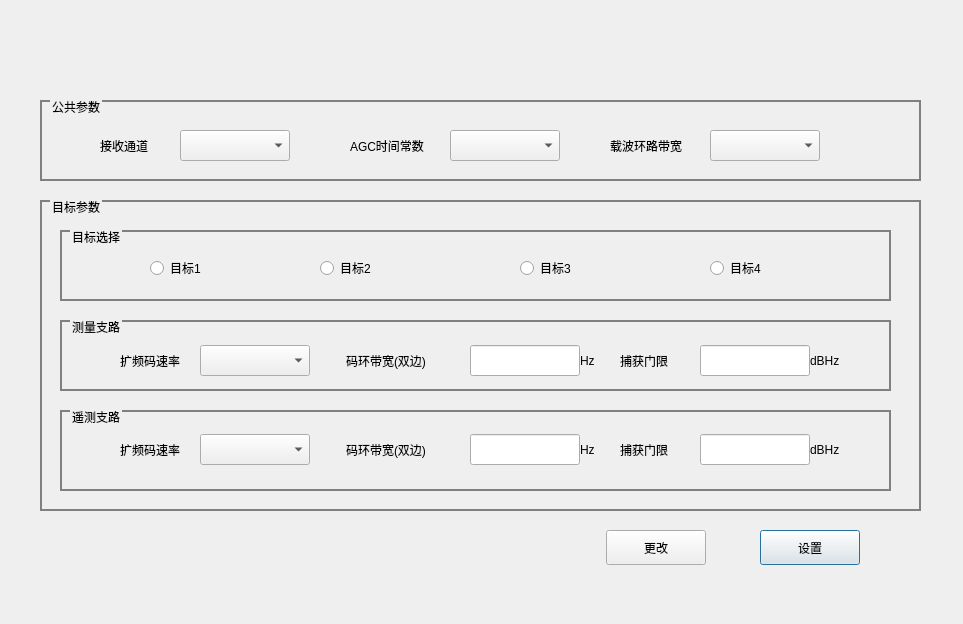
<?xml version="1.0" encoding="UTF-8"?>
<ui version="4.0">
 <class>SS2BBE_RcvParamSetGUIDlg</class>
 <widget class="QDialog" name="SS2BBE_RcvParamSetGUIDlg">
  <property name="geometry">
   <rect>
    <x>0</x>
    <y>0</y>
    <width>963</width>
    <height>624</height>
   </rect>
  </property>
  <property name="windowTitle">
   <string>DDTBBE_CodFrmSynSetGUIDlg</string>
  </property>
  <property name="styleSheet">
   <string notr="true">QGroupBox
{
	border-width:2px;
	border-style:solid;
	border-color:gray;
	margin-top:1ex;
}

QGroupBox::title
{
	subcontrol-origin:margin;
	subcontrol-position:top left;
	left:10px;
	padding: 0px;
}</string>
  </property>
  <widget class="QPushButton" name="pushButton_Set">
   <property name="geometry">
    <rect>
     <x>760</x>
     <y>530</y>
     <width>100</width>
     <height>35</height>
    </rect>
   </property>
   <property name="text">
    <string>设置</string>
   </property>
  </widget>
  <widget class="QPushButton" name="pushButton_Modify">
   <property name="geometry">
    <rect>
     <x>606</x>
     <y>530</y>
     <width>100</width>
     <height>35</height>
    </rect>
   </property>
   <property name="text">
    <string>更改</string>
   </property>
  </widget>
  <widget class="QGroupBox" name="groupBox">
   <property name="geometry">
    <rect>
     <x>40</x>
     <y>100</y>
     <width>881</width>
     <height>81</height>
    </rect>
   </property>
   <property name="styleSheet">
    <string notr="true">QGroupBox
{
	border-width:2px;
	border-style:solid;
	border-color:gray;
	margin-top:1ex;
}

QGroupBox::title
{
	subcontrol-origin:margin;
	subcontrol-position:top left;
	left:10px;
	padding: 0px;
}</string>
   </property>
   <property name="title">
    <string>公共参数</string>
   </property>
   <widget class="QLabel" name="label_RecvChannel">
    <property name="geometry">
     <rect>
      <x>60</x>
      <y>30</y>
      <width>81</width>
      <height>31</height>
     </rect>
    </property>
    <property name="text">
     <string>接收通道</string>
    </property>
   </widget>
   <widget class="QComboBox" name="comboBox_RecvChannel">
    <property name="geometry">
     <rect>
      <x>140</x>
      <y>30</y>
      <width>110</width>
      <height>31</height>
     </rect>
    </property>
   </widget>
   <widget class="QLabel" name="label_AGCTime">
    <property name="geometry">
     <rect>
      <x>310</x>
      <y>30</y>
      <width>101</width>
      <height>31</height>
     </rect>
    </property>
    <property name="text">
     <string>AGC时间常数</string>
    </property>
   </widget>
   <widget class="QComboBox" name="comboBox_AGCTime">
    <property name="geometry">
     <rect>
      <x>410</x>
      <y>30</y>
      <width>110</width>
      <height>31</height>
     </rect>
    </property>
   </widget>
   <widget class="QLabel" name="label_CodeBn">
    <property name="geometry">
     <rect>
      <x>570</x>
      <y>30</y>
      <width>101</width>
      <height>31</height>
     </rect>
    </property>
    <property name="text">
     <string>载波环路带宽</string>
    </property>
   </widget>
   <widget class="QComboBox" name="comboBox_CodeBn">
    <property name="geometry">
     <rect>
      <x>670</x>
      <y>30</y>
      <width>110</width>
      <height>31</height>
     </rect>
    </property>
   </widget>
  </widget>
  <widget class="QGroupBox" name="groupBox_2">
   <property name="geometry">
    <rect>
     <x>40</x>
     <y>200</y>
     <width>881</width>
     <height>311</height>
    </rect>
   </property>
   <property name="title">
    <string>目标参数</string>
   </property>
   <widget class="QGroupBox" name="groupBox_3">
    <property name="geometry">
     <rect>
      <x>20</x>
      <y>120</y>
      <width>831</width>
      <height>71</height>
     </rect>
    </property>
    <property name="title">
     <string>测量支路</string>
    </property>
    <widget class="QComboBox" name="comboBox_ExpandFrRateM">
     <property name="geometry">
      <rect>
       <x>140</x>
       <y>25</y>
       <width>110</width>
       <height>31</height>
      </rect>
     </property>
    </widget>
    <widget class="QLabel" name="label_ExpandFrRateM">
     <property name="geometry">
      <rect>
       <x>60</x>
       <y>25</y>
       <width>75</width>
       <height>31</height>
      </rect>
     </property>
     <property name="text">
      <string>扩频码速率</string>
     </property>
    </widget>
    <widget class="QLineEdit" name="lineEdit_CodeBnDEM">
     <property name="geometry">
      <rect>
       <x>410</x>
       <y>25</y>
       <width>110</width>
       <height>31</height>
      </rect>
     </property>
    </widget>
    <widget class="QLabel" name="label_CodeBnDEM">
     <property name="geometry">
      <rect>
       <x>286</x>
       <y>25</y>
       <width>121</width>
       <height>31</height>
      </rect>
     </property>
     <property name="text">
      <string>码环带宽(双边)</string>
     </property>
    </widget>
    <widget class="QLabel" name="label_8">
     <property name="geometry">
      <rect>
       <x>520</x>
       <y>25</y>
       <width>31</width>
       <height>31</height>
      </rect>
     </property>
     <property name="text">
      <string>Hz</string>
     </property>
    </widget>
    <widget class="QLabel" name="label_11">
     <property name="geometry">
      <rect>
       <x>750</x>
       <y>25</y>
       <width>41</width>
       <height>31</height>
      </rect>
     </property>
     <property name="text">
      <string>dBHz</string>
     </property>
    </widget>
    <widget class="QLabel" name="label_CapThresholdM">
     <property name="geometry">
      <rect>
       <x>560</x>
       <y>25</y>
       <width>81</width>
       <height>31</height>
      </rect>
     </property>
     <property name="text">
      <string>捕获门限</string>
     </property>
    </widget>
    <widget class="QLineEdit" name="lineEdit_CapThresholdM">
     <property name="geometry">
      <rect>
       <x>640</x>
       <y>25</y>
       <width>110</width>
       <height>31</height>
      </rect>
     </property>
    </widget>
   </widget>
   <widget class="QGroupBox" name="groupBox_4">
    <property name="geometry">
     <rect>
      <x>20</x>
      <y>210</y>
      <width>831</width>
      <height>81</height>
     </rect>
    </property>
    <property name="title">
     <string>遥测支路</string>
    </property>
    <widget class="QComboBox" name="comboBox_ExpandFrRateT">
     <property name="geometry">
      <rect>
       <x>140</x>
       <y>24</y>
       <width>110</width>
       <height>31</height>
      </rect>
     </property>
    </widget>
    <widget class="QLabel" name="label_ExpandFrRateT">
     <property name="geometry">
      <rect>
       <x>60</x>
       <y>24</y>
       <width>75</width>
       <height>31</height>
      </rect>
     </property>
     <property name="text">
      <string>扩频码速率</string>
     </property>
    </widget>
    <widget class="QLineEdit" name="lineEdit_CodeBnDET">
     <property name="geometry">
      <rect>
       <x>410</x>
       <y>24</y>
       <width>110</width>
       <height>31</height>
      </rect>
     </property>
    </widget>
    <widget class="QLabel" name="label_CodeBnDET">
     <property name="geometry">
      <rect>
       <x>286</x>
       <y>24</y>
       <width>121</width>
       <height>31</height>
      </rect>
     </property>
     <property name="text">
      <string>码环带宽(双边)</string>
     </property>
    </widget>
    <widget class="QLabel" name="label_9">
     <property name="geometry">
      <rect>
       <x>520</x>
       <y>24</y>
       <width>31</width>
       <height>31</height>
      </rect>
     </property>
     <property name="text">
      <string>Hz</string>
     </property>
    </widget>
    <widget class="QLabel" name="label_14">
     <property name="geometry">
      <rect>
       <x>750</x>
       <y>24</y>
       <width>41</width>
       <height>31</height>
      </rect>
     </property>
     <property name="text">
      <string>dBHz</string>
     </property>
    </widget>
    <widget class="QLabel" name="label_CapThresholdT">
     <property name="geometry">
      <rect>
       <x>560</x>
       <y>24</y>
       <width>81</width>
       <height>31</height>
      </rect>
     </property>
     <property name="text">
      <string>捕获门限</string>
     </property>
    </widget>
    <widget class="QLineEdit" name="lineEdit_CapThresholdT">
     <property name="geometry">
      <rect>
       <x>640</x>
       <y>24</y>
       <width>110</width>
       <height>31</height>
      </rect>
     </property>
    </widget>
   </widget>
   <widget class="QGroupBox" name="groupBox_5">
    <property name="geometry">
     <rect>
      <x>20</x>
      <y>30</y>
      <width>831</width>
      <height>71</height>
     </rect>
    </property>
    <property name="title">
     <string>目标选择</string>
    </property>
    <widget class="QRadioButton" name="radioButton_Target1">
     <property name="geometry">
      <rect>
       <x>90</x>
       <y>30</y>
       <width>89</width>
       <height>16</height>
      </rect>
     </property>
     <property name="text">
      <string>目标1</string>
     </property>
    </widget>
    <widget class="QRadioButton" name="radioButton_Target2">
     <property name="geometry">
      <rect>
       <x>260</x>
       <y>30</y>
       <width>89</width>
       <height>16</height>
      </rect>
     </property>
     <property name="text">
      <string>目标2</string>
     </property>
    </widget>
    <widget class="QRadioButton" name="radioButton_Target3">
     <property name="geometry">
      <rect>
       <x>460</x>
       <y>30</y>
       <width>89</width>
       <height>16</height>
      </rect>
     </property>
     <property name="text">
      <string>目标3</string>
     </property>
    </widget>
    <widget class="QRadioButton" name="radioButton_Target4">
     <property name="geometry">
      <rect>
       <x>650</x>
       <y>30</y>
       <width>89</width>
       <height>16</height>
      </rect>
     </property>
     <property name="text">
      <string>目标4</string>
     </property>
    </widget>
   </widget>
  </widget>
 </widget>
 <resources/>
 <connections/>
</ui>
